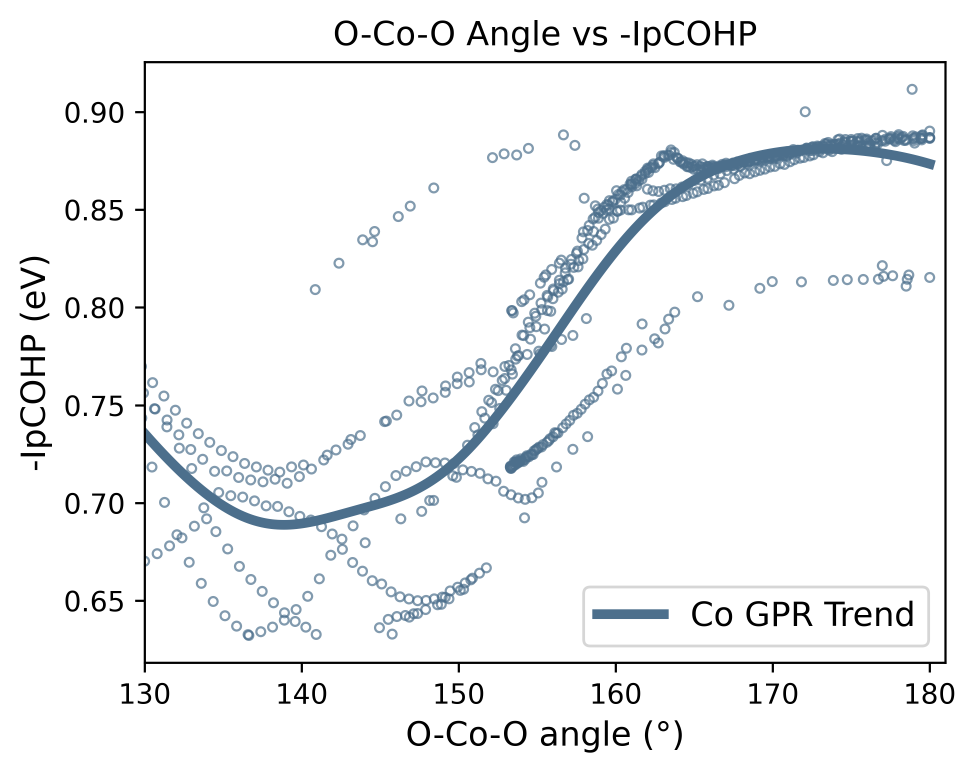
#> input picture ml/datafit_test/Co/Co_Results/Figure_5_GPR_Trend.png, 2928 x 2318 px (shown at 1/3 size); its folder holds 3 pictures in this run
$ python combine_potential.py ../ml/datafit_test/Co/Co_Results
#> lines starting #> are read from the running program, lines starting #| are printed output that depends on the picture
import argparse
from math import ceil
from pathlib import Path

from PIL import Image
from plot_config import CONFIG


def combine_potential(folder: str, cols: int | None = None, output_name: str | None = None) -> Path | None:
    """
    Combine per-element potential images in `folder` into a grid with `cols` columns.
    The merged image is saved to the parent directory of `folder`.
    """
#> called with folder = '../ml/datafit_test/Co/Co_Results', cols = 4
    src_dir = Path(folder)
    if not src_dir.is_dir():
        print(f"Source folder not found: {src_dir}")
        return None

    # Collect images sorted by name (Ag first, etc.)
    img_paths = sorted(
        [p for p in src_dir.iterdir() if p.suffix.lower() in {".png", ".jpg", ".jpeg"}]
    )
    if not img_paths:
        print(f"No images found in {src_dir}")
        return None

    cfg = CONFIG.get("potential", {})
    cols = cols or cfg.get("combine_columns", 4)

    images = [Image.open(p) for p in img_paths]
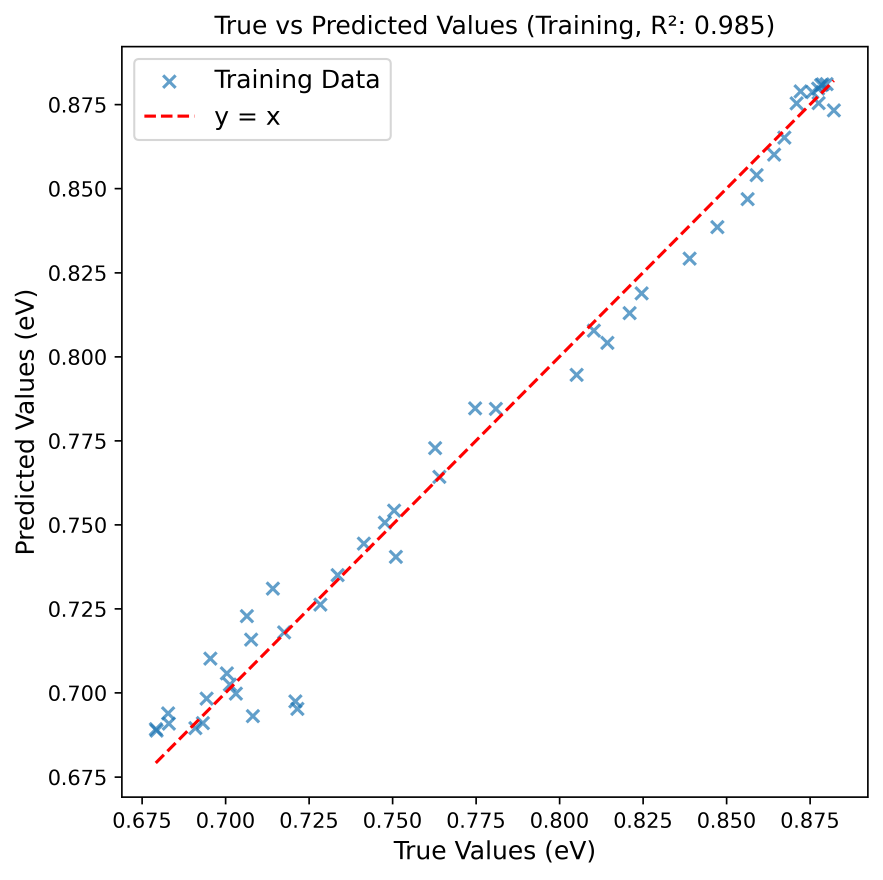
#> input picture ml/datafit_test/Co/Co_Results/Figure_6_True_vs_Predicted.png, 3530 x 3518 px (shown at 1/4 size)
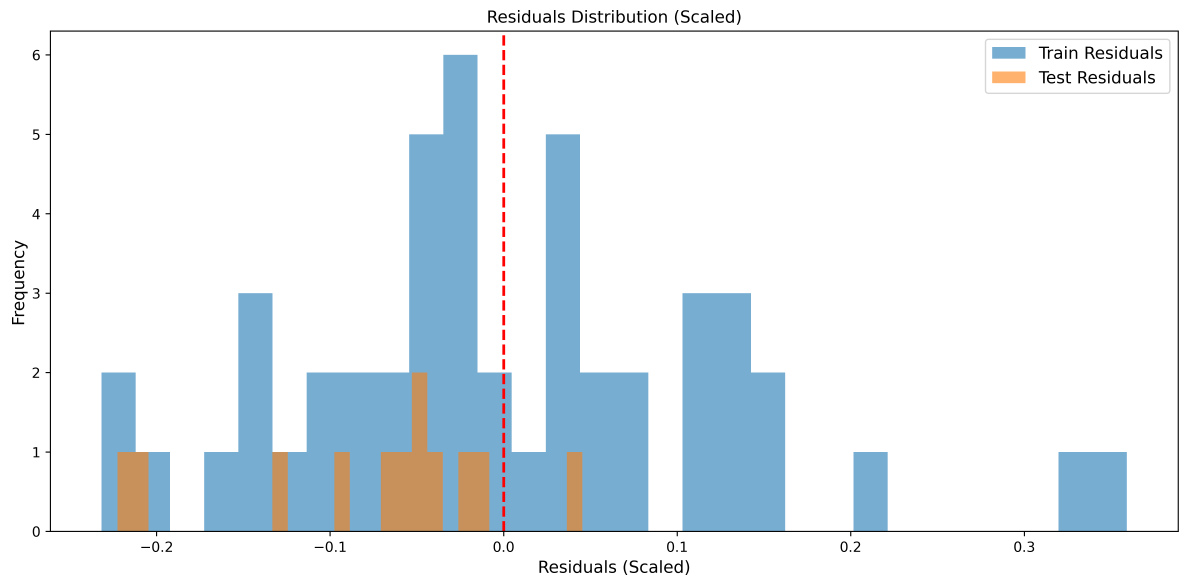
#> input picture ml/datafit_test/Co/Co_Results/Figure_7_Residuals_Distribution.png, 7128 x 3518 px (shown at 1/6 size)
#> images = 3 items
    widths, heights = zip(*(im.size for im in images))
#> widths = (2928, 3530, 7128); heights = (2318, 3518, 3518)
    max_w, max_h = max(widths), max(heights)
#> max_w = 7128; max_h = 3518

    rows = ceil(len(images) / cols)
#> rows = 1
    grid_w = cols * max_w
#> grid_w = 28512
    grid_h = rows * max_h
#> grid_h = 3518
    canvas = Image.new("RGB", (grid_w, grid_h), color="white")
#> canvas: PIL image 28512x3518 RGB; every value is 255

    for idx, im in enumerate(images):
        r, c = divmod(idx, cols)
        x = c * max_w
        y = r * max_h
        canvas.paste(im, (x, y))
#> this loop made 3 passes
#> x on passes 1 to 3: 0, 7128, 14256
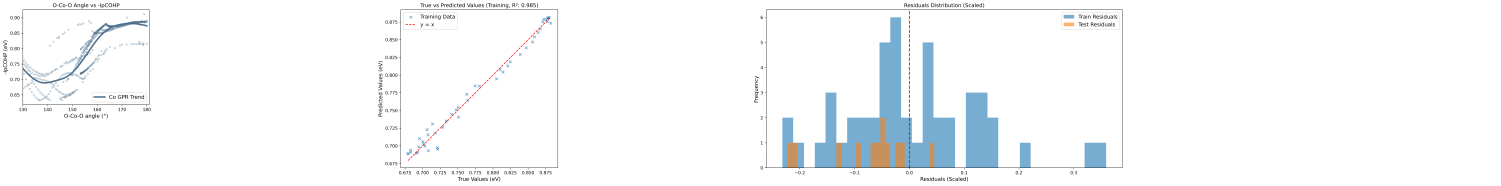
#> canvas: PIL image 28512x3518 RGB (shown at 1/19 size); mean R, G, B 246.8, 248.7, 250

    parent = src_dir.parent
    output_name = output_name or f"{src_dir.name}_potential_grid.png"
    out_path = parent / output_name
    canvas.save(out_path, dpi=im.info.get("dpi", (cfg.get("dpi", 300), cfg.get("dpi", 300))))
    print(f"Saved grid: {out_path}")
    return out_path


def main():
    parser = argparse.ArgumentParser(description="Combine potential images into a grid.")
    parser.add_argument("folder", help="Folder containing per-element images (e.g., volcano/pbe-d2/pbe-d2)")
    parser.add_argument("--cols", type=int, default=4, help="Number of columns in the grid")
    parser.add_argument("--output", type=str, default=None, help="Output filename (saved in parent folder)")
    args = parser.parse_args()

    combine_potential(args.folder, cols=args.cols, output_name=args.output)


if __name__ == "__main__":
    main()
